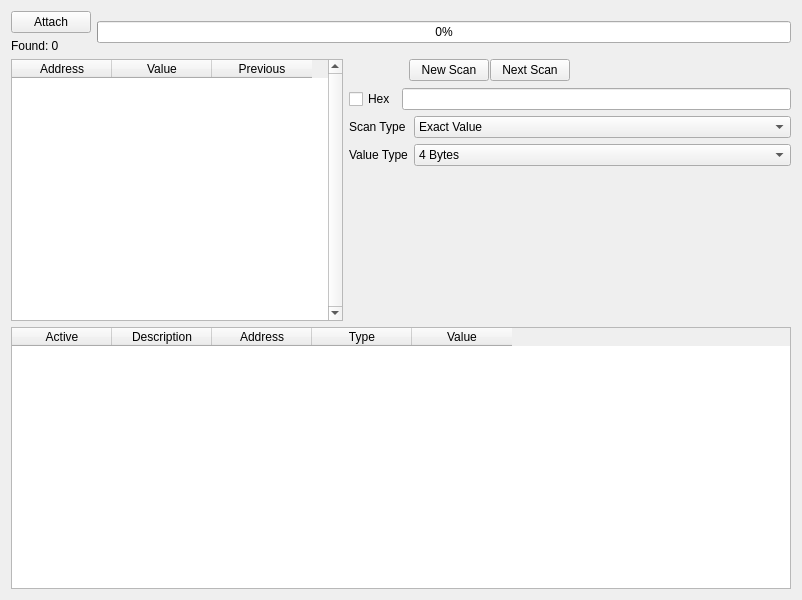
<?xml version="1.0" encoding="UTF-8"?>
<ui version="4.0">
 <class>MainWindow</class>
 <widget class="QWidget" name="MainWindow">
  <property name="geometry">
   <rect>
    <x>0</x>
    <y>0</y>
    <width>802</width>
    <height>600</height>
   </rect>
  </property>
  <property name="windowTitle">
   <string>MainWindow</string>
  </property>
  <layout class="QVBoxLayout" name="verticalLayout">
   <item>
    <layout class="QHBoxLayout" name="horizontalLayout">
     <item>
      <layout class="QGridLayout" name="gridLayout_2">
       <item row="0" column="0">
        <widget class="QPushButton" name="attachButton">
         <property name="text">
          <string>Attach</string>
         </property>
        </widget>
       </item>
       <item row="1" column="0">
        <widget class="QLabel" name="amount_found">
         <property name="text">
          <string>Found: 0</string>
         </property>
        </widget>
       </item>
      </layout>
     </item>
     <item>
      <widget class="QProgressBar" name="progressBar">
       <property name="value">
        <number>0</number>
       </property>
      </widget>
     </item>
    </layout>
   </item>
   <item>
    <layout class="QVBoxLayout" name="main_layout">
     <item>
      <layout class="QGridLayout" name="top_grid" columnstretch="0,0,0">
       <property name="horizontalSpacing">
        <number>6</number>
       </property>
       <item row="0" column="2">
        <layout class="QVBoxLayout" name="memorySearchLayout">
         <property name="sizeConstraint">
          <enum>QLayout::SizeConstraint::SetMinimumSize</enum>
         </property>
         <item>
          <layout class="QHBoxLayout" name="scan_button_layout" stretch="0,0,0,0">
           <property name="spacing">
            <number>1</number>
           </property>
           <property name="sizeConstraint">
            <enum>QLayout::SizeConstraint::SetMinimumSize</enum>
           </property>
           <property name="bottomMargin">
            <number>1</number>
           </property>
           <item>
            <spacer name="horizontalSpacer">
             <property name="orientation">
              <enum>Qt::Orientation::Horizontal</enum>
             </property>
             <property name="sizeType">
              <enum>QSizePolicy::Policy::Minimum</enum>
             </property>
             <property name="sizeHint" stdset="0">
              <size>
               <width>60</width>
               <height>20</height>
              </size>
             </property>
            </spacer>
           </item>
           <item>
            <widget class="QPushButton" name="new_scan">
             <property name="sizePolicy">
              <sizepolicy hsizetype="Fixed" vsizetype="Fixed">
               <horstretch>0</horstretch>
               <verstretch>0</verstretch>
              </sizepolicy>
             </property>
             <property name="maximumSize">
              <size>
               <width>80</width>
               <height>22</height>
              </size>
             </property>
             <property name="text">
              <string>New Scan</string>
             </property>
            </widget>
           </item>
           <item>
            <widget class="QPushButton" name="next_scan">
             <property name="sizePolicy">
              <sizepolicy hsizetype="Minimum" vsizetype="Minimum">
               <horstretch>0</horstretch>
               <verstretch>0</verstretch>
              </sizepolicy>
             </property>
             <property name="maximumSize">
              <size>
               <width>80</width>
               <height>22</height>
              </size>
             </property>
             <property name="text">
              <string>Next Scan</string>
             </property>
            </widget>
           </item>
           <item>
            <spacer name="verticalSpacer">
             <property name="orientation">
              <enum>Qt::Orientation::Horizontal</enum>
             </property>
             <property name="sizeHint" stdset="0">
              <size>
               <width>40</width>
               <height>1</height>
              </size>
             </property>
            </spacer>
           </item>
          </layout>
         </item>
         <item>
          <layout class="QVBoxLayout" name="verticalLayout_3">
           <item>
            <layout class="QHBoxLayout" name="search_bar_layout">
             <item>
              <widget class="QCheckBox" name="hex_check">
               <property name="enabled">
                <bool>true</bool>
               </property>
               <property name="text">
                <string>Hex</string>
               </property>
              </widget>
             </item>
             <item>
              <widget class="QLineEdit" name="search_bar"/>
             </item>
            </layout>
           </item>
           <item>
            <layout class="QGridLayout" name="settings_layout">
             <item row="2" column="1">
              <widget class="QComboBox" name="value_type">
               <property name="currentIndex">
                <number>3</number>
               </property>
               <item>
                <property name="text">
                 <string>Binary</string>
                </property>
               </item>
               <item>
                <property name="text">
                 <string>Byte</string>
                </property>
               </item>
               <item>
                <property name="text">
                 <string>2 Bytes</string>
                </property>
               </item>
               <item>
                <property name="text">
                 <string>4 Bytes</string>
                </property>
               </item>
               <item>
                <property name="text">
                 <string>8 Bytes</string>
                </property>
               </item>
               <item>
                <property name="text">
                 <string>Float</string>
                </property>
               </item>
               <item>
                <property name="text">
                 <string>Double</string>
                </property>
               </item>
               <item>
                <property name="text">
                 <string>String</string>
                </property>
               </item>
               <item>
                <property name="text">
                 <string>Array of byte</string>
                </property>
               </item>
              </widget>
             </item>
             <item row="1" column="0">
              <widget class="QLabel" name="scan_type_label">
               <property name="sizePolicy">
                <sizepolicy hsizetype="Minimum" vsizetype="Minimum">
                 <horstretch>0</horstretch>
                 <verstretch>0</verstretch>
                </sizepolicy>
               </property>
               <property name="minimumSize">
                <size>
                 <width>0</width>
                 <height>0</height>
                </size>
               </property>
               <property name="text">
                <string>Scan Type</string>
               </property>
              </widget>
             </item>
             <item row="2" column="0">
              <widget class="QLabel" name="value_type_label">
               <property name="sizePolicy">
                <sizepolicy hsizetype="Fixed" vsizetype="Fixed">
                 <horstretch>0</horstretch>
                 <verstretch>0</verstretch>
                </sizepolicy>
               </property>
               <property name="text">
                <string>Value Type</string>
               </property>
              </widget>
             </item>
             <item row="1" column="1">
              <widget class="QComboBox" name="scan_type">
               <item>
                <property name="text">
                 <string>Exact Value</string>
                </property>
               </item>
               <item>
                <property name="text">
                 <string>Bigger than...</string>
                </property>
               </item>
               <item>
                <property name="text">
                 <string>Smaller than...</string>
                </property>
               </item>
               <item>
                <property name="text">
                 <string>Value between...</string>
                </property>
               </item>
               <item>
                <property name="text">
                 <string>Unknown initial value</string>
                </property>
               </item>
              </widget>
             </item>
            </layout>
           </item>
           <item>
            <spacer name="verticalSpacer_2">
             <property name="orientation">
              <enum>Qt::Orientation::Vertical</enum>
             </property>
             <property name="sizeType">
              <enum>QSizePolicy::Policy::MinimumExpanding</enum>
             </property>
             <property name="sizeHint" stdset="0">
              <size>
               <width>20</width>
               <height>20</height>
              </size>
             </property>
            </spacer>
           </item>
          </layout>
         </item>
        </layout>
       </item>
       <item row="0" column="0">
        <widget class="QTableWidget" name="memory_addresses">
         <property name="sizePolicy">
          <sizepolicy hsizetype="Maximum" vsizetype="MinimumExpanding">
           <horstretch>0</horstretch>
           <verstretch>0</verstretch>
          </sizepolicy>
         </property>
         <property name="minimumSize">
          <size>
           <width>332</width>
           <height>0</height>
          </size>
         </property>
         <property name="maximumSize">
          <size>
           <width>332</width>
           <height>1000</height>
          </size>
         </property>
         <property name="focusPolicy">
          <enum>Qt::FocusPolicy::NoFocus</enum>
         </property>
         <property name="verticalScrollBarPolicy">
          <enum>Qt::ScrollBarPolicy::ScrollBarAlwaysOn</enum>
         </property>
         <property name="horizontalScrollBarPolicy">
          <enum>Qt::ScrollBarPolicy::ScrollBarAlwaysOff</enum>
         </property>
         <property name="autoScroll">
          <bool>false</bool>
         </property>
         <property name="showGrid">
          <bool>false</bool>
         </property>
         <property name="sortingEnabled">
          <bool>true</bool>
         </property>
         <property name="cornerButtonEnabled">
          <bool>false</bool>
         </property>
         <property name="columnCount">
          <number>3</number>
         </property>
         <attribute name="horizontalHeaderVisible">
          <bool>true</bool>
         </attribute>
         <attribute name="horizontalHeaderHighlightSections">
          <bool>false</bool>
         </attribute>
         <attribute name="verticalHeaderVisible">
          <bool>false</bool>
         </attribute>
         <column>
          <property name="text">
           <string>Address</string>
          </property>
         </column>
         <column>
          <property name="text">
           <string>Value</string>
          </property>
         </column>
         <column>
          <property name="text">
           <string>Previous</string>
          </property>
         </column>
        </widget>
       </item>
      </layout>
     </item>
     <item>
      <widget class="QTableWidget" name="saved_addresses">
       <column>
        <property name="text">
         <string>Active</string>
        </property>
       </column>
       <column>
        <property name="text">
         <string>Description</string>
        </property>
       </column>
       <column>
        <property name="text">
         <string>Address</string>
        </property>
       </column>
       <column>
        <property name="text">
         <string>Type</string>
        </property>
       </column>
       <column>
        <property name="text">
         <string>Value</string>
        </property>
       </column>
      </widget>
     </item>
    </layout>
   </item>
  </layout>
 </widget>
 <resources/>
 <connections/>
</ui>
